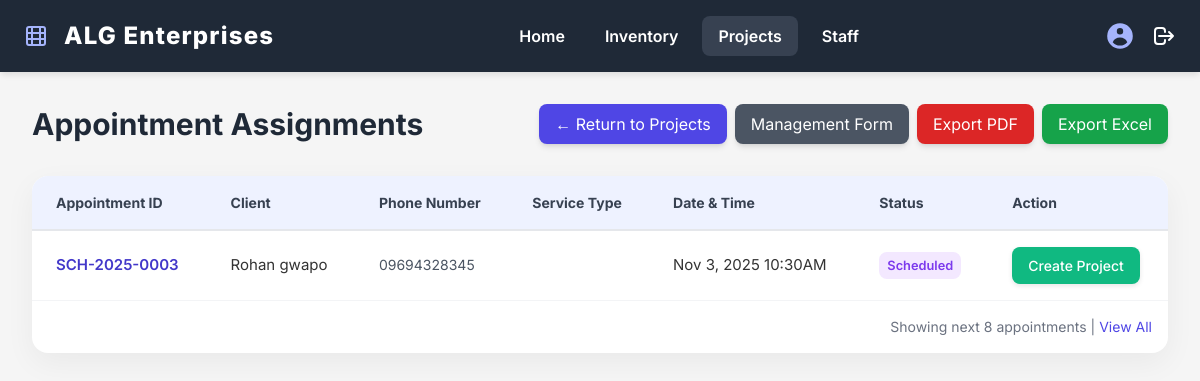
Page /Website/Admin/appointing.php on the earlier database version.
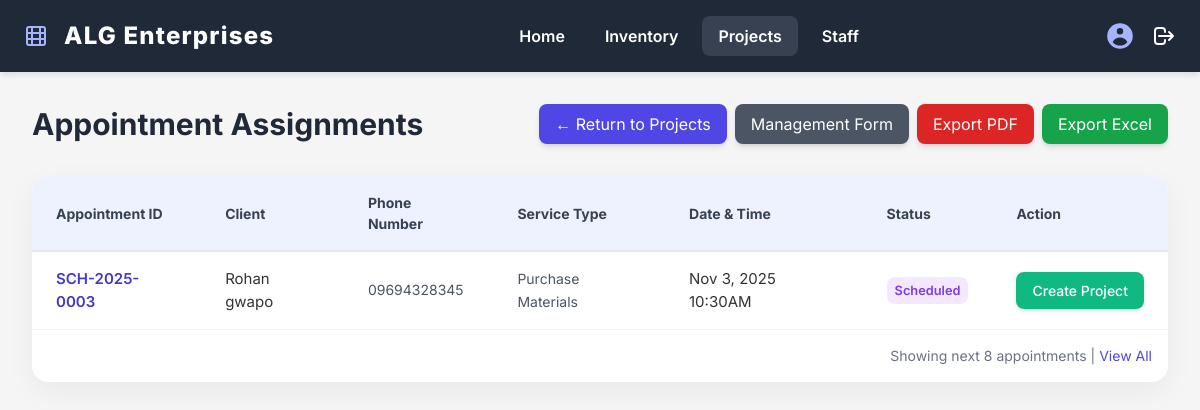
Same page on the later database version.
### tables this page shows
CREATE TABLE `appointment_sched` (
  `sched_id` int(11) NOT NULL,
  `ScheduleDate` datetime DEFAULT NULL,
  `customer_id` int(11) DEFAULT NULL,
  `appointment_type` enum('Service','Consultation','Purchase Materials','N/A') NOT NULL DEFAULT 'N/A',
  `appointment_description` text DEFAULT NULL,
  `project_id` int(11) DEFAULT NULL
);

CREATE TABLE `customers` (
  `Customer_id` int(11) NOT NULL,
  `Name` varchar(50) NOT NULL,
  `Email` varchar(50) DEFAULT NULL,
  `PhoneNumber` varchar(20) DEFAULT NULL,
  `Address` varchar(50) DEFAULT NULL
);

### Website/Admin/appointing.php (the view, shortened to what the changed rows need)
<?php
include "../../db.php";
$sql_appointments = "
    -- Schedules without projects
    SELECT
        ss.sched_id AS Orders_id,
        ss.ScheduleDate AS schedule_date,
        c.Name AS ClientName,
        c.PhoneNumber AS ClientPhone,
        'Scheduled' AS Status,
        ss.project_id AS Project_id,
        COALESCE(ss.appointment_type, 'Appointment') AS ServiceName,
        'Schedule' AS SourceType
    FROM
        appointment_sched ss
    JOIN
        Customers c ON ss.customer_id = c.customer_id
    LEFT JOIN
        Projects P ON ss.project_id = P.Project_id
    WHERE
        ss.ScheduleDate IS NOT NULL
        AND (ss.project_id IS NULL OR ss.project_id = 0 OR P.Project_id IS NULL)
    ORDER BY
        schedule_date ASC
    LIMIT 8;
";
$appointments_result = $conn->query($sql_appointments);
function formatApptId($sched_id, $date_str) {
    $year = date('Y', strtotime($date_str));
    return "SCH-" . $year . "-" . str_pad($sched_id, 4, '0', STR_PAD_LEFT);
}
function formatDateTime($date_str) {
    return date('M j, Y h:iA', strtotime($date_str));
}
function formatPhoneNumber($phone) {
    $phone = preg_replace('/[^0-9]/', '', $phone);
    return $phone;
}
?>
<!DOCTYPE html>
<html>
<head>
<script src="https://cdn.tailwindcss.com"></script>
</head>
<body>
<div class="content-area">
    <div class="flex flex-col md:flex-row justify-between items-start md:items-center mb-8">
        <h1 class="text-3xl font-bold text-gray-800 mb-4 md:mb-0">Appointment Assignments</h1>
    </div>
    <div class="table-container">
        <div class="overflow-x-auto">
        <?php if ($appointments_result && $appointments_result->num_rows > 0): ?>
            <table class="appointing-table">
                <thead>
                    <tr>
                        <th>Appointment ID</th>
                        <th>Client</th>
                        <th>Phone Number</th>
                        <th>Service Type</th>
                        <th>Date & Time</th>
                        <th>Status</th>
                        <th>Action</th>
                    </tr>
                </thead>
                <tbody>
                <?php while($row = $appointments_result->fetch_assoc()):
                    $appt_id = formatApptId($row['Orders_id'], $row['schedule_date']);
                    $appt_datetime = formatDateTime($row['schedule_date']);
                    $status_class = "status-Scheduled";
                    $source_id = $row['Orders_id'];
                    $project_id = $row['Project_id'];
                    $project_type = $row['ServiceName'];
                    $is_project_missing = empty($project_id);
                    $phone_number = formatPhoneNumber($row['ClientPhone']);
                ?>
                    <tr>
                        <td class="font-semibold text-indigo-700">
                            <?= htmlspecialchars($appt_id) ?>
                        </td>
                        <td><?= htmlspecialchars($row['ClientName']) ?></td>
                        <td>
                            <span class="text-gray-600 text-sm"><?= htmlspecialchars($phone_number) ?></span>
                        </td>
                        <td>
                            <span class="text-gray-600 text-sm"><?= htmlspecialchars($project_type) ?></span>
                        </td>
                        <td><?= htmlspecialchars($appt_datetime) ?></td>
                        <td><span class="<?= $status_class ?>"><?= htmlspecialchars($row['Status']) ?></span></td>
                        <td>
                            <div class="flex space-x-2">
                                <?php if ($is_project_missing): ?>
                                    <button type="button"
                                            class="action-button create-btn create-project-btn"
                                            data-source-id="<?= $source_id ?>"
                                            data-client-name="<?= htmlspecialchars($row['ClientName']) ?>"
                                            data-service-type="<?= htmlspecialchars($project_type) ?>">
                                        Create Project
                                    </button>
                                <?php endif; ?>
                            </div>
                        </td>
                    </tr>
                <?php endwhile; ?>
                </tbody>
            </table>
        <?php endif; ?>
        </div>
    </div>
</div>

Differences in the rows shown:
changed appointment_sched "Rohan gwapo": project_type (not shown) → "Purchase Materials"
